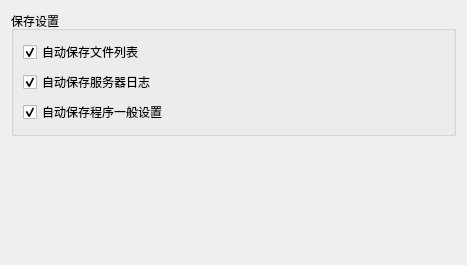
          <widget class="QWidget" name="savePage">
           <layout class="QGridLayout" name="gridLayout_9">
            <item row="0" column="0">
             <widget class="QGroupBox" name="saveSettingGroupBox">
              <property name="title">
               <string>保存设置</string>
              </property>
              <layout class="QGridLayout" name="gridLayout_8">
               <item row="0" column="1">
                <spacer name="saveFileListHorizontalSpacer">
                 <property name="orientation">
                  <enum>Qt::Horizontal</enum>
                 </property>
                 <property name="sizeHint" stdset="0">
                  <size>
                   <width>276</width>
                   <height>20</height>
                  </size>
                 </property>
                </spacer>
               </item>
               <item row="1" column="1">
                <spacer name="saveLogHorizontalSpacer">
                 <property name="orientation">
                  <enum>Qt::Horizontal</enum>
                 </property>
                 <property name="sizeHint" stdset="0">
                  <size>
                   <width>276</width>
                   <height>20</height>
                  </size>
                 </property>
                </spacer>
               </item>
               <item row="2" column="0">
                <widget class="QCheckBox" name="saveGeneralSettingsCheckBox">
                 <property name="toolTip">
                  <string>设置在程序退出时是否自动保存常用设置，例如程序大小、位置、字体、语言等。</string>
                 </property>
                 <property name="statusTip">
                  <string>设置在程序退出时是否自动保存常用设置，例如程序大小、位置、字体、语言等。</string>
                 </property>
                 <property name="text">
                  <string>自动保存程序一般设置</string>
                 </property>
                 <property name="checked">
                  <bool>true</bool>
                 </property>
                </widget>
               </item>
               <item row="1" column="0">
                <widget class="QCheckBox" name="saveLogCheckBox">
                 <property name="toolTip">
                  <string>设置在程序退出时是否自动保存服务器日志。</string>
                 </property>
                 <property name="statusTip">
                  <string>设置在程序退出时是否自动保存服务器日志。</string>
                 </property>
                 <property name="text">
                  <string>自动保存服务器日志</string>
                 </property>
                 <property name="checked">
                  <bool>true</bool>
                 </property>
                </widget>
               </item>
               <item row="0" column="0">
                <widget class="QCheckBox" name="saveFileListCheckBox">
                 <property name="toolTip">
                  <string>设置在程序退出时是否自动保存文件列表。</string>
                 </property>
                 <property name="statusTip">
                  <string>设置在程序退出时是否自动保存文件列表。</string>
                 </property>
                 <property name="text">
                  <string>自动保存文件列表</string>
                 </property>
                 <property name="checked">
                  <bool>true</bool>
                 </property>
                </widget>
               </item>
               <item row="2" column="1">
                <spacer name="saveGeneralSettingsHorizontalSpacer">
                 <property name="orientation">
                  <enum>Qt::Horizontal</enum>
                 </property>
                 <property name="sizeHint" stdset="0">
                  <size>
                   <width>40</width>
                   <height>20</height>
                  </size>
                 </property>
                </spacer>
               </item>
              </layout>
             </widget>
            </item>
            <item row="1" column="0">
             <spacer name="saveVerticalSpacer">
              <property name="orientation">
               <enum>Qt::Vertical</enum>
              </property>
              <property name="sizeHint" stdset="0">
               <size>
                <width>20</width>
                <height>118</height>
               </size>
              </property>
             </spacer>
            </item>
           </layout>
          </widget>
